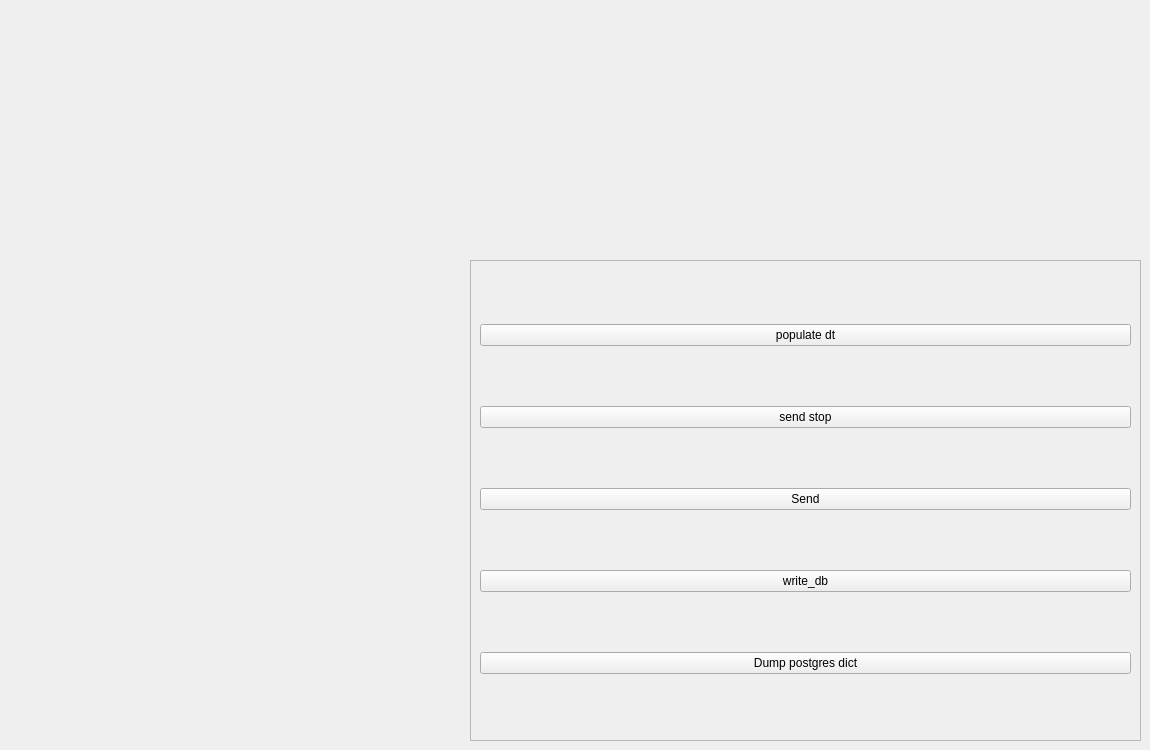
      <widget class="QWidget" name="TestTab">
       <attribute name="title">
        <string>Test</string>
       </attribute>
       <widget class="QFrame" name="frame">
        <property name="geometry">
         <rect>
          <x>470</x>
          <y>260</y>
          <width>671</width>
          <height>481</height>
         </rect>
        </property>
        <property name="frameShape">
         <enum>QFrame::StyledPanel</enum>
        </property>
        <property name="frameShadow">
         <enum>QFrame::Raised</enum>
        </property>
        <layout class="QVBoxLayout" name="verticalLayout">
         <item>
          <widget class="QPushButton" name="populate_dt">
           <property name="text">
            <string>populate dt</string>
           </property>
          </widget>
         </item>
         <item>
          <widget class="QPushButton" name="send_stop_button">
           <property name="text">
            <string>send stop</string>
           </property>
          </widget>
         </item>
         <item>
          <widget class="QPushButton" name="pushButton">
           <property name="text">
            <string>Send</string>
           </property>
          </widget>
         </item>
         <item>
          <widget class="QPushButton" name="wrtie_db">
           <property name="text">
            <string>write_db</string>
           </property>
          </widget>
         </item>
         <item>
          <widget class="QPushButton" name="test_button">
           <property name="text">
            <string>Dump postgres dict</string>
           </property>
          </widget>
         </item>
        </layout>
       </widget>
      </widget>
